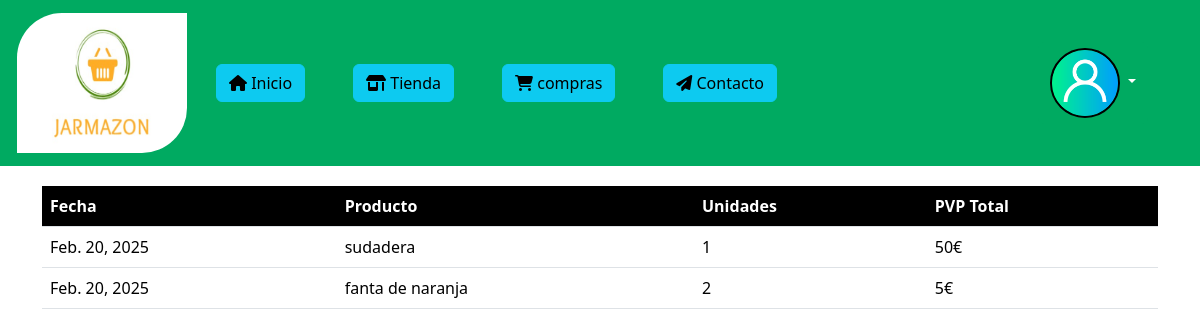
Page /carrito (signed in) on the committed database.
### gestionAlm/models.py (models this page shows, shortened)
class Pedido(models.Model):
    producto = models.ForeignKey(Producto, verbose_name=("producto"), on_delete=models.CASCADE)
    cantidad = models.IntegerField(blank=False)
    fecha= models.DateField(auto_now_add=True)
    usuario= models.ForeignKey(Usuario, verbose_name=("usuario"), on_delete=models.CASCADE)
    pvpTotal = models.IntegerField()
    class Meta:
        verbose_name='pedido'
        verbose_name_plural='pedidos'
        unique_together = ['producto', 'usuario', 'fecha']

class Producto(models.Model):
    titulo= models.CharField(max_length=100, unique=True, blank=False)
    descripcion= models.TextField(max_length=200)
    precio= models.DecimalField(decimal_places=2 , max_digits=5, blank=False)
    uds= models.IntegerField(blank=False)
    imagen = models.ImageField(upload_to='imagenes/producto')
    dimensiones = models.DecimalField(decimal_places=2, max_digits=5)
    cantidad = models.CharField(max_length=30)
    categoria = models.ForeignKey('Categoria', on_delete=models.CASCADE)

### gestionAlm/views.py (the view)
# urls.py: path('carrito',ComprasUsuario.as_view(), name="comprasUsuario"),
class ComprasUsuario(LoginRequiredMixin, ListView):
    model = Pedido
    template_name = 'gestionAlm/tienda/compras.html'
    context_object_name = 'compras'
    def get_queryset(self):
        query = super().get_queryset().order_by('fecha')
        query = query.filter(usuario=self.request.user)
        return query

### gestionAlm/templates/gestionAlm/tienda/compras.html
{% extends "gestionAlm/tienda/base.html" %}
{% block content %}
    <div class="container">
        <table class="table table-hover" style="margin-top: 20px;">
            <thead>
                <tr>
                    <th style="background: black; color: white;" scope="col">Fecha</th>
                    <th style="background: black; color: white;" scope="col">Producto</th>
                    <th style="background: black; color: white;" scope="col">Unidades</th>
                    <th style="background: black; color: white;" scope="col">PVP Total</th>
                </tr>
            </thead>
            <tbody>
                {% if compras %}
                    {% for compra in compras %}
                        <tr>
                            <td>{{compra.fecha}}</td>
                            <td>{{compra.producto.titulo}}</td>
                            <td>{{compra.cantidad}}</td>
                            <td>{{compra.pvpTotal}}€</td>
                        </tr>
                    {% endfor %}
                {% else %}
                    <tr>Actualmente no existen compras</tr>
                    <tr><a href="{% url 'tienda' %}"><button class="btn btn-info">Comprar</button></a></tr>
                {% endif %}
            </tbody>
        </table>
    </div>
{% endblock %}

### rows in the picture
Pedido: fecha "Feb. 20, 2025", producto.titulo "sudadera", cantidad "1", pvpTotal "50"
Pedido: fecha "Feb. 20, 2025", producto.titulo "fanta de naranja", cantidad "2", pvpTotal "5"
